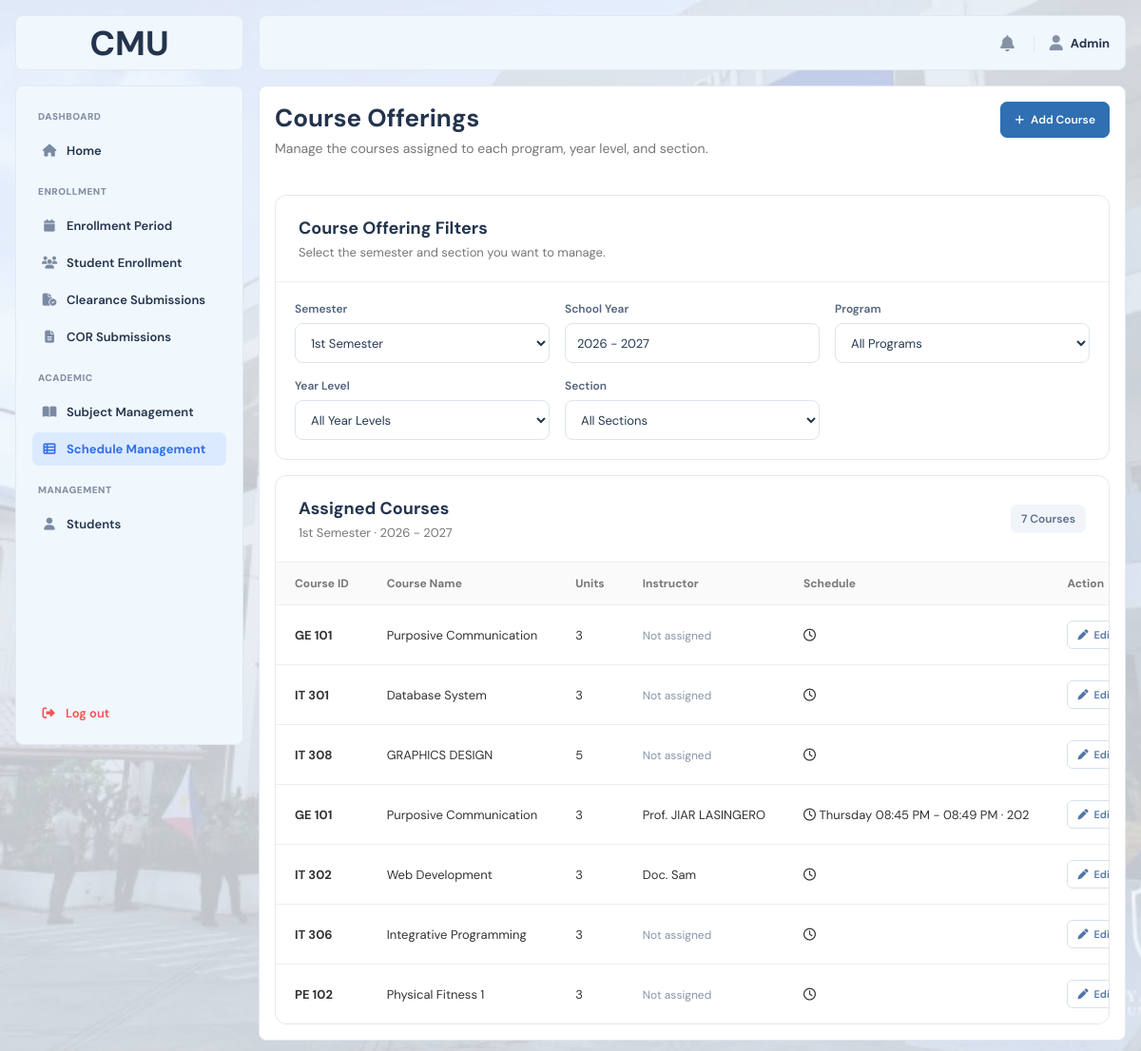
/frontend/pages/admin/course_offerings.php (signed in), run on the app's committed database.
### tables this page shows
CREATE TABLE `course_offerings` (
  `offering_id` int(10) UNSIGNED NOT NULL,
  `course_id` int(10) UNSIGNED NOT NULL,
  `program` varchar(100) NOT NULL,
  `year_level` int(11) NOT NULL,
  `section` varchar(50) NOT NULL,
  `semester` varchar(50) NOT NULL,
  `school_year` varchar(20) NOT NULL,
  `instructor_name` varchar(150) DEFAULT NULL,
  `created_at` datetime NOT NULL DEFAULT current_timestamp(),
  `updated_at` datetime NOT NULL DEFAULT current_timestamp() ON UPDATE current_timestamp()
);

CREATE TABLE `courses` (
  `course_id` int(10) UNSIGNED NOT NULL,
  `course_code` varchar(50) NOT NULL,
  `course_name` varchar(150) NOT NULL,
  `units` int(11) NOT NULL DEFAULT 3,
  `is_active` tinyint(1) NOT NULL DEFAULT 1,
  `created_at` datetime NOT NULL DEFAULT current_timestamp(),
  `updated_at` datetime NOT NULL DEFAULT current_timestamp() ON UPDATE current_timestamp()
);

### frontend/pages/admin/course_offerings.php (the view, shortened to what this page needs)
<?php
require_once dirname(__DIR__, 3) . '/backend/bootstrap.php';
$semester = $_GET['semester'] ?? '1st Semester';
$schoolYear = $_GET['school_year'] ?? '2026 - 2027';
$program = $_GET['program'] ?? '';
$yearLevel = $_GET['year_level'] ?? '';
$section = $_GET['section'] ?? '';
$courseOfferings = [];
$sql = '
    SELECT
        co.offering_id,
        co.program,
        co.year_level,
        co.section,
        co.semester,
        co.school_year,
        co.instructor_name,
        c.course_code,
        c.course_name,
        c.units,
        GROUP_CONCAT(
            CONCAT(
                COALESCE(cos.day_of_week, ""),
                " ",
                IF(
                    cos.start_time IS NOT NULL
                    AND cos.end_time IS NOT NULL,
                    CONCAT(
                        DATE_FORMAT(cos.start_time, "%h:%i %p"),
                        " - ",
                        DATE_FORMAT(cos.end_time, "%h:%i %p")
                    ),
                    ""
                ),
                IF(
                    cos.room IS NOT NULL
                    AND cos.room <> "",
                    CONCAT(" · ", cos.room),
                    ""
                )
            )
            ORDER BY cos.schedule_id
            SEPARATOR "||"
        ) AS schedules
    FROM course_offerings co
    INNER JOIN courses c
        ON c.course_id = co.course_id
    LEFT JOIN course_offering_schedules cos
        ON cos.offering_id = co.offering_id
    WHERE co.semester = ?
      AND co.school_year = ?
';
$params = [
    $semester,
    $schoolYear
];
$types = 'ss';
$sql .= '
    GROUP BY
        co.offering_id,
        co.program,
        co.year_level,
        co.section,
        co.semester,
        co.school_year,
        co.instructor_name,
        c.course_code,
        c.course_name,
        c.units
    ORDER BY
        co.program ASC,
        co.year_level ASC,
        co.section ASC,
        c.course_code ASC
';
$stmt = $conn->prepare($sql);
$stmt->bind_param(
    $types,
    ...$params
);
$stmt->execute();
$result = $stmt->get_result();
while ($row = $result->fetch_assoc()) {
    $row['schedules'] =
        $row['schedules'] !== null
            ? explode('||', $row['schedules'])
            : [];
    $courseOfferings[] = $row;
}
?>
<!DOCTYPE html>
<html lang="en">
<head>
    <link
        rel="stylesheet"
        href="<?= BASE_URL ?>frontend/assets/css/main.css"
    >
    <link
        rel="stylesheet"
        href="<?= BASE_URL ?>frontend/assets/css/admin.css"
    >
    <link
        rel="stylesheet"
        href="https://cdnjs.cloudflare.com/ajax/libs/font-awesome/6.5.2/css/all.min.css"
    >
</head>
<body>
<div class="layout">
    <div class="imglogo">
        <span>CMU</span>
    </div>
    <?php require FRONTEND_PATH . 'includes/admin_sidebar.php'; ?>
    <div class="overlay" id="overlay"></div>
    <div class="main">
        <?php require FRONTEND_PATH . 'includes/topbar.php'; ?>
        <div class="content">
            <div class="admin-student-enrollment-header">
                <div>
                    <h1>
                        Course Offerings
                    </h1>
                    <p>
                        Manage the courses assigned to each program,
                        year level, and section.
                    </p>
                </div>
                <button
                    type="button"
                    class="course-offering-header-button"
                    id="openAddCourseModal"
                >
                    <i class="fa-solid fa-plus"></i>
                    Add Course
                </button>
            </div>
            <div class="admin-student-enrollment-card">
                <div class="admin-student-enrollment-card-header">
                    <div>
                        <h2>
                            Course Offering Filters
                        </h2>
                        <p>
                            Select the semester and section
                            you want to manage.
                        </p>
                    </div>
                </div>
                <form
                    method="GET"
                    action="<?= BASE_URL ?>"
                    class="course-offering-filters"
                    id="courseOfferingFilterForm"
                >
                    <div class="course-offering-field">
                        <label for="semester">
                            Semester
                        </label>
                        <select
                            id="semester"
                            name="semester"
                        >
                            <option
                                value="1st Semester"
                                <?= $semester === '1st Semester'
                                    ? 'selected'
                                    : '' ?>
                            >
                                1st Semester
                            </option>
                        </select>
                    </div>
                    <div class="course-offering-field">
                        <label for="school_year">
                            School Year
                        </label>
                        <input
                            type="text"
                            id="school_year"
                            name="school_year"
                            value="<?= e($schoolYear) ?>"
                            placeholder="2026 - 2027"
                        >
                    </div>
                    <div class="course-offering-field">
                        <label for="program">
                            Program
                        </label>
                        <select
                            id="program"
                            name="program"
                        >
                            <option value="">
                                All Programs
                            </option>
                        </select>
                    </div>
                    <div class="course-offering-field">
                        <label for="year_level">
                            Year Level
                        </label>
                        <select
                            id="year_level"
                            name="year_level"
                        >
                            <option value="">
                                All Year Levels
                            </option>
                        </select>
                    </div>
                    <div class="course-offering-field">
                        <label for="section">
                            Section
                        </label>
                        <select
                            id="section"
                            name="section"
                        >
                            <option value="">
                                All Sections
                            </option>
                        </select>
                    </div>
                </form>
            </div>
            <div class="admin-student-enrollment-card">
                <div class="admin-student-enrollment-card-header">
                    <div>
                        <h2>
                            Assigned Courses
                        </h2>
                        <p>
                            <?php if (
                                $program !== '' &&
                                $yearLevel !== '' &&
                                $section !== ''
                            ): ?>
                                <?= e($program) ?>
                                ·
                                <?= e($yearLevel) ?>th Year
                                ·
                                <?= e($section) ?>
                            <?php else: ?>
                                <?= e($semester) ?>
                                ·
                                <?= e($schoolYear) ?>
                            <?php endif; ?>
                        </p>
                    </div>
                    <span class="course-offering-count">
                        <?= count($courseOfferings) ?>
                        <?= count($courseOfferings) === 1
                            ? 'Course'
                            : 'Courses' ?>
                    </span>
                </div>
                <?php if (empty($courseOfferings)): ?>
                    <div class="course-offering-empty">
                        <div class="course-offering-empty-icon">
                            <i class="fa-solid fa-book-open"></i>
                        </div>
                        <h3>
                            No Course Offerings Found
                        </h3>
                        <p>
                            No courses have been assigned to
                            the selected filters yet.
                        </p>
                    </div>
                <?php else: ?>
                    <div class="admin-student-enrollment-table-wrapper">
                        <table class="admin-student-enrollment-table">
                            <thead>
                                <tr>
                                    <th>
                                        Course ID
                                    </th>
                                    <th>
                                        Course Name
                                    </th>
                                    <th>
                                        Units
                                    </th>
                                    <th>
                                        Instructor
                                    </th>
                                    <th>
                                        Schedule
                                    </th>
                                    <th>
                                        Action
                                    </th>
                                </tr>
                            </thead>
                            <tbody>
                            <?php foreach (
                                $courseOfferings
                                as $offering
                            ): ?>
                                <tr>
                                    <td>
                                        <strong>
                                            <?= e(
                                                $offering['course_code']
                                            ) ?>
                                        </strong>
                                    </td>
                                    <td>
                                        <?= e(
                                            $offering['course_name']
                                        ) ?>
                                    </td>
                                    <td>
                                        <?= e(
                                            $offering['units']
                                        ) ?>
                                    </td>
                                    <td>
                                        <?php if (
                                            !empty(
                                                $offering['instructor_name']
                                            )
                                        ): ?>
                                            <?= e(
                                                $offering[
                                                    'instructor_name'
                                                ]
                                            ) ?>
                                        <?php else: ?>
                                            <span class="course-offering-muted">
                                                Not assigned
                                            </span>
                                        <?php endif; ?>
                                    </td>
                                    <td>
                                        <?php if (!empty($offering['schedules'])): ?>
                                            <div class="course-offering-schedule-list">
                                                <?php foreach ($offering['schedules'] as $schedule): ?>
                                                    <div class="course-offering-schedule-item">
                                                        <i class="fa-regular fa-clock"></i>
                                                        <?= e($schedule) ?>
                                                    </div>
                                                <?php endforeach; ?>
                                            </div>
                                        <?php else: ?>
                                            <span class="course-offering-muted">
                                                Not finalized
                                            </span>
                                        <?php endif; ?>
                                    </td>
                                    <td>
                                        <button
                                            type="button"
                                            class="course-offering-edit-button"
                                            data-offering-id="<?= e($offering['offering_id']) ?>"
                                        >
                                            <i class="fa-solid fa-pen"></i>
                                            Edit
                                        </button>
                                    </td>
                                </tr>
                            <?php endforeach; ?>
                            </tbody>
                        </table>
                    </div>
                <?php endif; ?>
            </div>
        </div>
    </div>
</div>
</body>
</html>

### data on the page
course_offerings: course.course_code "GE 101", course.course_name "Purposive Communication", course.units "3", shows "Not assigned"
course_offerings: course.course_code "IT 301", course.course_name "Database System", course.units "3", shows "Not assigned"
course_offerings: course.course_code "IT 308", course.course_name "GRAPHICS DESIGN", course.units "5", shows "Not assigned"
course_offerings: course.course_code "GE 101", course.course_name "Purposive Communication", course.units "3", instructor_name "Prof. JIAR LASINGERO", schedule "Thursday 08:45 PM - 08:49 PM · 202"
course_offerings: course.course_code "IT 302", course.course_name "Web Development", course.units "3", instructor_name "Doc. Sam"
course_offerings: course.course_code "IT 306", course.course_name "Integrative Programming", course.units "3", shows "Not assigned"
course_offerings: course.course_code "PE 102", course.course_name "Physical Fitness 1", course.units "3", shows "Not assigned"

### other printed values
$section['title'] "ENROLLMENT"
$item['label'] "Enrollment Period"
$item['label'] "Student Enrollment"
$item['label'] "Clearance Submissions"
$item['label'] "COR Submissions"
$section['title'] "ACADEMIC"
$item['label'] "Subject Management"
$item['label'] "Schedule Management"
$section['title'] "MANAGEMENT"
$item['label'] "Students"
$userName "Admin"
$semester "1st Semester"
$schoolYear "2026 - 2027"
count($courseOfferings) "7"
